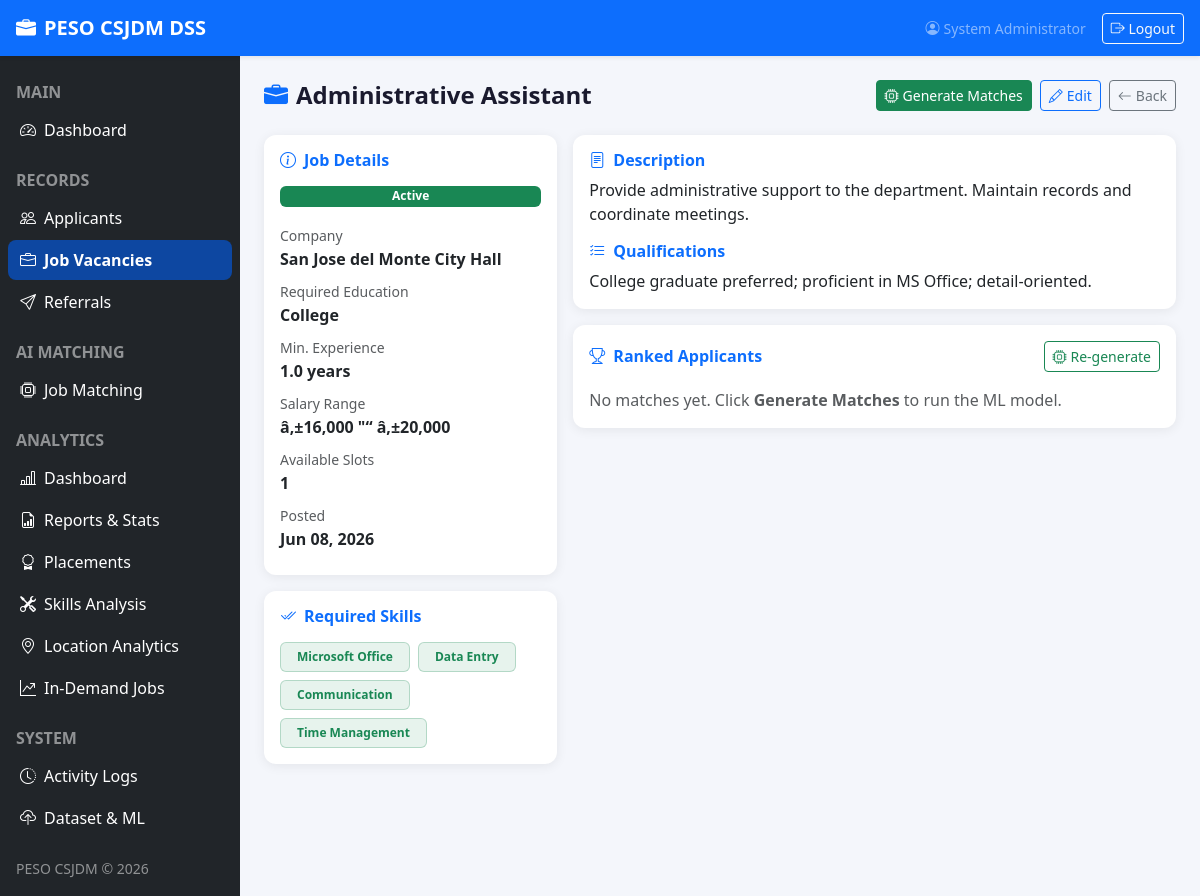
The page /job_view.php?id=2 (signed in) on the database its author committed.
### tables this page shows
CREATE TABLE job_vacancies (
    id                   INT PRIMARY KEY AUTO_INCREMENT,
    job_title            VARCHAR(150) NOT NULL,
    company              VARCHAR(150) NOT NULL,
    description          TEXT,
    qualifications       TEXT,
    required_education   ENUM('Elementary','High School','Vocational','College','Post-Graduate'),
    required_experience  DECIMAL(4,1) DEFAULT 0,
    salary_min           DECIMAL(10,2),
    salary_max           DECIMAL(10,2),
    slots                INT DEFAULT 1,
    status               ENUM('active','filled','inactive') DEFAULT 'active',
    created_by           INT,
    created_at           TIMESTAMP DEFAULT CURRENT_TIMESTAMP,
    updated_at           TIMESTAMP DEFAULT CURRENT_TIMESTAMP ON UPDATE CURRENT_TIMESTAMP,
    FOREIGN KEY (created_by) REFERENCES users(id) ON DELETE SET NULL
);

### includes/auth.php (called while the page is built, shortened)
<?php
function h(string $s): string {
    return htmlspecialchars($s, ENT_QUOTES | ENT_SUBSTITUTE, 'UTF-8');
}

### config/db.php (called while the page is built, shortened)
<?php
function db(): PDO {
    static $pdo = null;
    if ($pdo === null) {
        $dsn = 'mysql:host=' . DB_HOST . ';dbname=' . DB_NAME . ';charset=' . DB_CHARSET;
        $opts = [
            PDO::ATTR_ERRMODE            => PDO::ERRMODE_EXCEPTION,
            PDO::ATTR_DEFAULT_FETCH_MODE => PDO::FETCH_ASSOC,
            PDO::ATTR_EMULATE_PREPARES   => false,
        ];
        $pdo = new PDO($dsn, DB_USER, DB_PASS, $opts);
    }
    return $pdo;
}

### includes/functions.php (called while the page is built, shortened)
<?php
require_once __DIR__ . '/../config/db.php';
function getJobSkills(int $jobId): array {
    $stmt = db()->prepare('SELECT skill FROM job_required_skills WHERE job_id = ?');
    $stmt->execute([$jobId]);
    return array_column($stmt->fetchAll(), 'skill');
}

### job_view.php (the view, shortened to what this page needs)
<?php
require_once __DIR__ . '/includes/auth.php';
require_once __DIR__ . '/config/db.php';
require_once __DIR__ . '/includes/functions.php';
$id  = (int)($_GET['id'] ?? 0);
$pdo = db();
$stmt = $pdo->prepare('SELECT * FROM job_vacancies WHERE id = ?');
$stmt->execute([$id]);
$j = $stmt->fetch();
$jobSkills = getJobSkills($id);
$matches = $pdo->prepare("
    SELECT r.*, a.first_name, a.last_name, a.education_level, a.years_experience
    FROM recommendations r
    JOIN applicants a ON a.id = r.applicant_id
    WHERE r.job_id = ?
    ORDER BY r.rank_position ASC
    LIMIT 15
");
$matches->execute([$id]);
$matchList = $matches->fetchAll();
require_once __DIR__ . '/includes/header.php';
?>
<div class="page-header">
  <h4><i class="bi bi-briefcase-fill me-2 text-primary"></i><?= h($j['job_title']) ?></h4>
  <div class="d-flex gap-2">
    <a href="/matching.php?job_id=<?= $id ?>" class="btn btn-success btn-sm"><i class="bi bi-cpu me-1"></i>Generate Matches</a>
    <a href="/job_edit.php?id=<?= $id ?>" class="btn btn-outline-primary btn-sm"><i class="bi bi-pencil me-1"></i>Edit</a>
    <a href="/jobs.php" class="btn btn-outline-secondary btn-sm"><i class="bi bi-arrow-left me-1"></i>Back</a>
  </div>
</div>
<div class="row g-3">
  <div class="col-md-4">
    <div class="card stat-card p-3 mb-3">
      <h6 class="fw-semibold text-primary mb-3"><i class="bi bi-info-circle me-2"></i>Job Details</h6>
      <?php $sc = ['active'=>'success','filled'=>'warning','inactive'=>'secondary'][$j['status']] ?? 'secondary'; ?>
      <span class="badge bg-<?= $sc ?> mb-3"><?= ucfirst($j['status']) ?></span>
      <?php $details = [
        ['Company',              $j['company']],
        ['Required Education',   $j['required_education'] ?? 'Any'],
        ['Min. Experience',      $j['required_experience'] . ' years'],
        ['Salary Range',         formatSalary($j['salary_min'], $j['salary_max'])],
        ['Available Slots',      $j['slots']],
        ['Posted',               date('M d, Y', strtotime($j['created_at']))],
      ]; foreach ($details as [$label, $val]): ?>
      <div class="mb-2">
        <small class="text-muted"><?= $label ?></small>
        <div class="fw-semibold"><?= h($val) ?></div>
      </div>
      <?php endforeach; ?>
    </div>
    <div class="card stat-card p-3">
      <h6 class="fw-semibold text-primary mb-3"><i class="bi bi-check2-all me-2"></i>Required Skills</h6>
      <div class="d-flex flex-wrap gap-2">
        <?php foreach ($jobSkills as $sk): ?>
        <span class="badge bg-success bg-opacity-10 text-success border border-success border-opacity-25 px-3 py-2"><?= h($sk) ?></span>
        <?php endforeach; ?>
      </div>
    </div>
  </div>
  <div class="col-md-8">
    <div class="card stat-card p-3 mb-3">
      <h6 class="fw-semibold text-primary mb-2"><i class="bi bi-file-text me-2"></i>Description</h6>
      <p class="mb-3"><?= nl2br(h($j['description'] ?? 'No description provided.')) ?></p>
      <h6 class="fw-semibold text-primary mb-2"><i class="bi bi-list-check me-2"></i>Qualifications</h6>
      <p class="mb-0"><?= nl2br(h($j['qualifications'] ?? 'No qualifications listed.')) ?></p>
    </div>
    <div class="card stat-card p-3">
      <div class="d-flex justify-content-between align-items-center mb-3">
        <h6 class="fw-semibold text-primary mb-0"><i class="bi bi-trophy me-2"></i>Ranked Applicants</h6>
        <a href="/matching.php?job_id=<?= $id ?>" class="btn btn-sm btn-outline-success">
          <i class="bi bi-cpu me-1"></i>Re-generate
        </a>
      </div>
      <?php if ($matchList): ?>
      <div class="table-responsive">
        <table class="table table-sm table-hover">
          <thead><tr><th>Rank</th><th>Applicant</th><th>Education</th><th>Exp.</th><th>Score</th><th>Status</th><th></th></tr></thead>
          <tbody>
          <?php foreach ($matchList as $m):
            $pct = round($m['match_score'] * 100);
            $cls = $pct >= 70 ? 'score-high' : ($pct >= 40 ? 'score-mid' : 'score-low');
            $rankCls = ['rank-1','rank-2','rank-3'][$m['rank_position']-1] ?? 'rank-n';
          ?>
          <tr>
            <td><span class="badge <?= $rankCls ?>">#<?= $m['rank_position'] ?></span></td>
            <td><a href="/applicant_view.php?id=<?= $m['applicant_id'] ?>" class="fw-semibold text-decoration-none">
              <?= h($m['first_name'] . ' ' . $m['last_name']) ?>
            </a></td>
            <td><?= h($m['education_level']) ?></td>
            <td><?= $m['years_experience'] ?>yr</td>
            <td><span class="score-badge <?= $cls ?>"><?= $pct ?>%</span></td>
            <td><span class="badge bg-<?= ['pending'=>'secondary','referred'=>'success','rejected'=>'danger'][$m['status']] ?>"><?= ucfirst($m['status']) ?></span></td>
            <td>
              <?php if ($m['status'] === 'pending'): ?>
              <a href="/api/matching.php?action=refer&id=<?= $m['id'] ?>" class="btn btn-xs btn-outline-success btn-sm">Refer</a>
              <?php endif; ?>
            </td>
          </tr>
          <?php endforeach; ?>
          </tbody>
        </table>
      </div>
      <?php else: ?>
      <p class="text-muted mb-0">No matches yet. Click <strong>Generate Matches</strong> to run the ML model.</p>
      <?php endif; ?>
    </div>
  </div>
</div>
<?php require_once __DIR__ . '/includes/footer.php'; ?>

### assets/css/style.css (style rules this page uses)
:root { --peso-blue: #0d47a1; --peso-light: #e8f0fe; --sidebar-bg: #1a1a2e; --card-radius: 12px; }
body { font-family: 'Segoe UI', sans-serif; background: #f4f6fb; }
.stat-card { border: none; border-radius: var(--card-radius); box-shadow: 0 2px 12px rgba(0,0,0,.07); transition: transform .15s, box-shadow .15s; }
.page-header { display: flex; align-items: center; justify-content: space-between; margin-bottom: 1.5rem; }
.page-header h4 { margin: 0; font-weight: 700; color: #1a1a2e; }

### rows shown on the page
job_vacancies: job_title "Administrative Assistant", status "Active", description "Provide administrative support to the department. Maintain records and coordinate meetings.", qualifications "College graduate preferred; proficient in MS Office; detail-oriented."

### other values the page prints
currentUser()['full_name'] "System Administrator"
$label "Company"
$val "San Jose del Monte City Hall"
$label "Required Education"
$val "College"
$label "Min. Experience"
$val "1.0 years"
$label "Salary Range"
$val "â‚±16,000 \"“ â‚±20,000"
$label "Available Slots"
$val "1"
$label "Posted"
$val "Jun 08, 2026"
$sk "Microsoft Office"
$sk "Data Entry"
